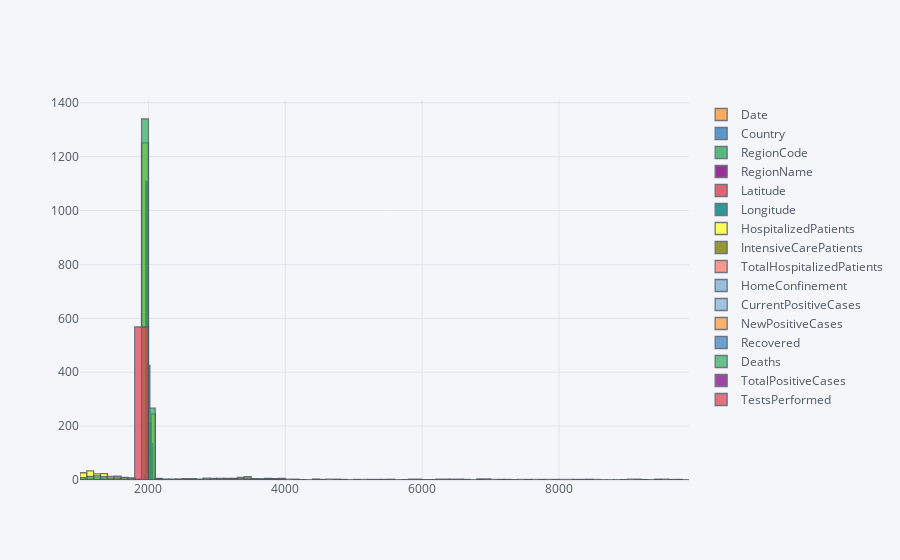

The cell this chart's notebook holds for it:
### Code cell
df.iplot(kind="hist", x= 'RegionName', y= 'HospitalizedPatients')

### Figure 1 — Plotly figure (JSON) as saved in the notebook; plotly's stock layout.template omitted (floating-point values rounded to 4 significant figures; data arrays with more than 128 entries replaced by an {"elided": "..."} marker saying what was removed)
{"data": [{"histfunc": "count", "histnorm": "", "marker": {"color": "rgba(255, 153, 51, 1.0)", "line": {"color": "#4D5663", "width": 1.3}}, "name": "Date", "opacity": 0.8, "orientation": "v", "type": "histogram", "x": {"elided": "1785 str values"}}, {"histfunc": "count", "histnorm": "", "marker": {"color": "rgba(55, 128, 191, 1.0)", "line": {"color": "#4D5663", "width": 1.3}}, "name": "Country", "opacity": 0.8, "orientation": "v", "type": "histogram", "x": {"elided": "1785 str values"}}, {"histfunc": "count", "histnorm": "", "marker": {"color": "rgba(50, 171, 96, 1.0)", "line": {"color": "#4D5663", "width": 1.3}}, "name": "RegionCode", "opacity": 0.8, "orientation": "v", "type": "histogram", "x": {"elided": "1785 int values"}}, {"histfunc": "count", "histnorm": "", "marker": {"color": "rgba(128, 0, 128, 1.0)", "line": {"color": "#4D5663", "width": 1.3}}, "name": "RegionName", "opacity": 0.8, "orientation": "v", "type": "histogram", "x": {"elided": "1785 str values"}}, {"histfunc": "count", "histnorm": "", "marker": {"color": "rgba(219, 64, 82, 1.0)", "line": {"color": "#4D5663", "width": 1.3}}, "name": "Latitude", "opacity": 0.8, "orientation": "v", "type": "histogram", "x": {"elided": "1785 float values"}}, {"histfunc": "count", "histnorm": "", "marker": {"color": "rgba(0, 128, 128, 1.0)", "line": {"color": "#4D5663", "width": 1.3}}, "name": "Longitude", "opacity": 0.8, "orientation": "v", "type": "histogram", "x": {"elided": "1785 float values"}}, {"histfunc": "count", "histnorm": "", "marker": {"color": "rgba(255, 255, 51, 1.0)", "line": {"color": "#4D5663", "width": 1.3}}, "name": "HospitalizedPatients", "opacity": 0.8, "orientation": "v", "type": "histogram", "x": {"elided": "1785 int values"}}, {"histfunc": "count", "histnorm": "", "marker": {"color": "rgba(128, 128, 0, 1.0)", "line": {"color": "#4D5663", "width": 1.3}}, "name": "IntensiveCarePatients", "opacity": 0.8, "orientation": "v", "type": "histogram", "x": {"elided": "1785 int values"}}, {"histfunc": "count", "histnorm": "", "marker": {"color": "rgba(251, 128, 114, 1.0)", "line": {"color": "#4D5663", "width": 1.3}}, "name": "TotalHospitalizedPatients", "opacity": 0.8, "orientation": "v", "type": "histogram", "x": {"elided": "1785 int values"}}, {"histfunc": "count", "histnorm": "", "marker": {"color": "rgba(128, 177, 211, 1.0)", "line": {"color": "#4D5663", "width": 1.3}}, "name": "HomeConfinement", "opacity": 0.8, "orientation": "v", "type": "histogram", "x": {"elided": "1785 int values"}}, {"histfunc": "count", "histnorm": "", "marker": {"color": "rgba(128, 177, 211, 0.8999999999999999)", "line": {"color": "#4D5663", "width": 1.3}}, "name": "CurrentPositiveCases", "opacity": 0.8, "orientation": "v", "type": "histogram", "x": {"elided": "1785 int values"}}, {"histfunc": "count", "histnorm": "", "marker": {"color": "rgba(255, 153, 51, 0.8999999999999999)", "line": {"color": "#4D5663", "width": 1.3}}, "name": "NewPositiveCases", "opacity": 0.8, "orientation": "v", "type": "histogram", "x": {"elided": "1785 int values"}}, {"histfunc": "count", "histnorm": "", "marker": {"color": "rgba(55, 128, 191, 0.8999999999999999)", "line": {"color": "#4D5663", "width": 1.3}}, "name": "Recovered", "opacity": 0.8, "orientation": "v", "type": "histogram", "x": {"elided": "1785 int values"}}, {"histfunc": "count", "histnorm": "", "marker": {"color": "rgba(50, 171, 96, 0.8999999999999999)", "line": {"color": "#4D5663", "width": 1.3}}, "name": "Deaths", "opacity": 0.8, "orientation": "v", "type": "histogram", "x": {"elided": "1785 int values"}}, {"histfunc": "count", "histnorm": "", "marker": {"color": "rgba(128, 0, 128, 0.8999999999999999)", "line": {"color": "#4D5663", "width": 1.3}}, "name": "TotalPositiveCases", "opacity": 0.8, "orientation": "v", "type": "histogram", "x": {"elided": "1785 int values"}}, {"histfunc": "count", "histnorm": "", "marker": {"color": "rgba(219, 64, 82, 0.8999999999999999)", "line": {"color": "#4D5663", "width": 1.3}}, "name": "TestsPerformed", "opacity": 0.8, "orientation": "v", "type": "histogram", "x": {"elided": "1785 int values"}}], "layout": {"barmode": "overlay", "legend": {"bgcolor": "#F5F6F9", "font": {"color": "#4D5663"}}, "paper_bgcolor": "#F5F6F9", "plot_bgcolor": "#F5F6F9", "title": {"font": {"color": "#4D5663"}}, "xaxis": {"gridcolor": "#E1E5ED", "showgrid": true, "tickfont": {"color": "#4D5663"}, "title": {"font": {"color": "#4D5663"}, "text": ""}, "zerolinecolor": "#E1E5ED"}, "yaxis": {"gridcolor": "#E1E5ED", "showgrid": true, "tickfont": {"color": "#4D5663"}, "title": {"font": {"color": "#4D5663"}, "text": ""}, "zerolinecolor": "#E1E5ED"}}}
